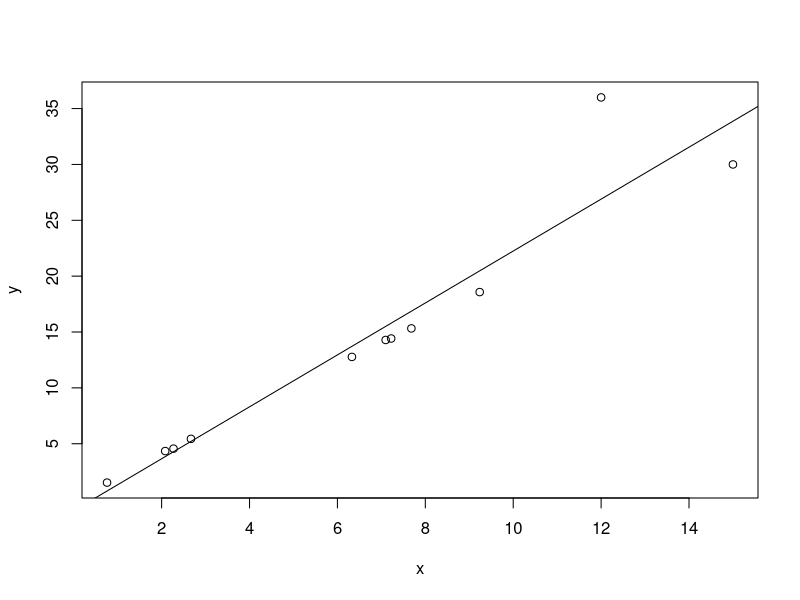
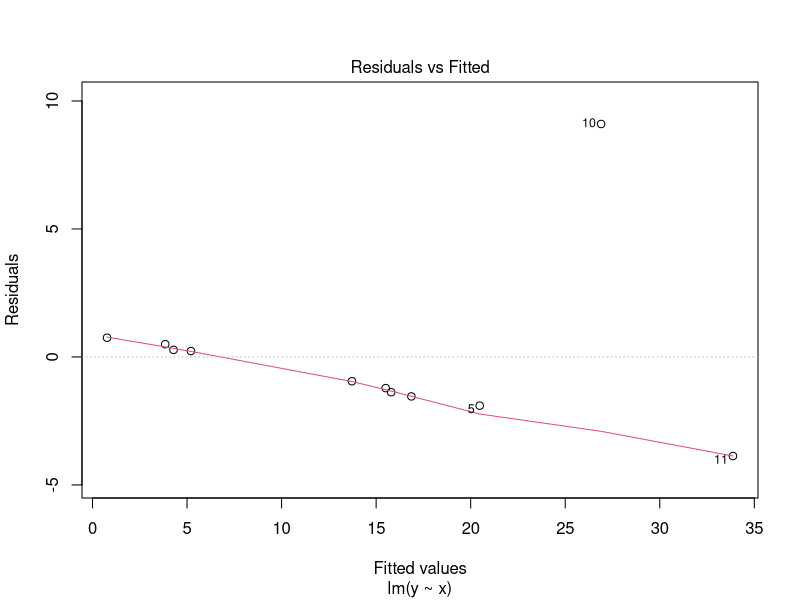
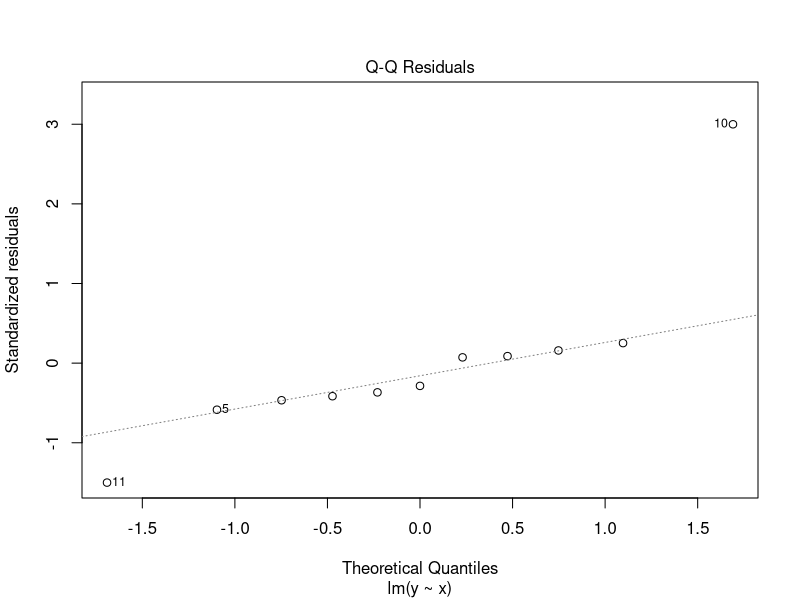
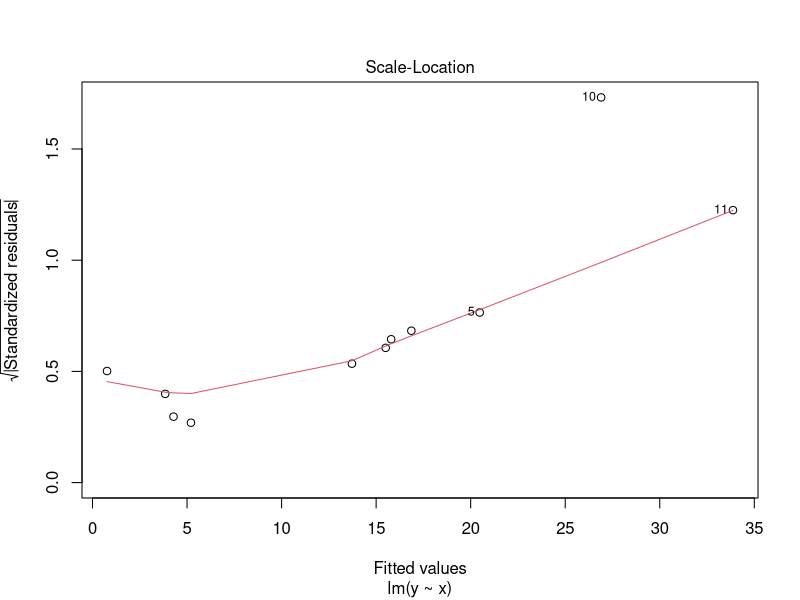
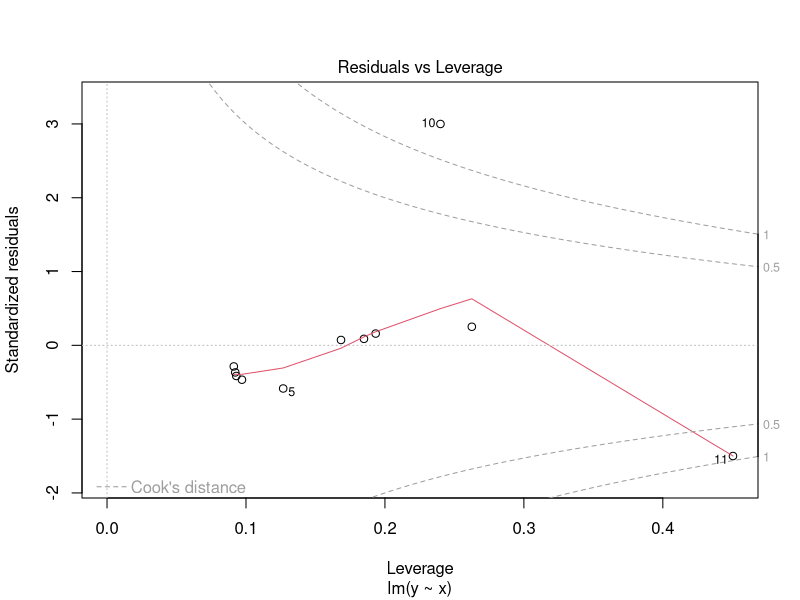
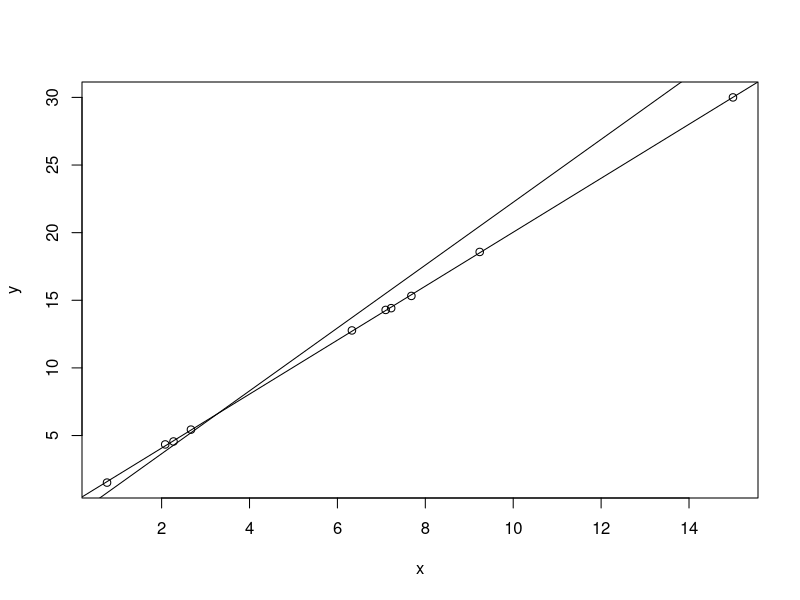
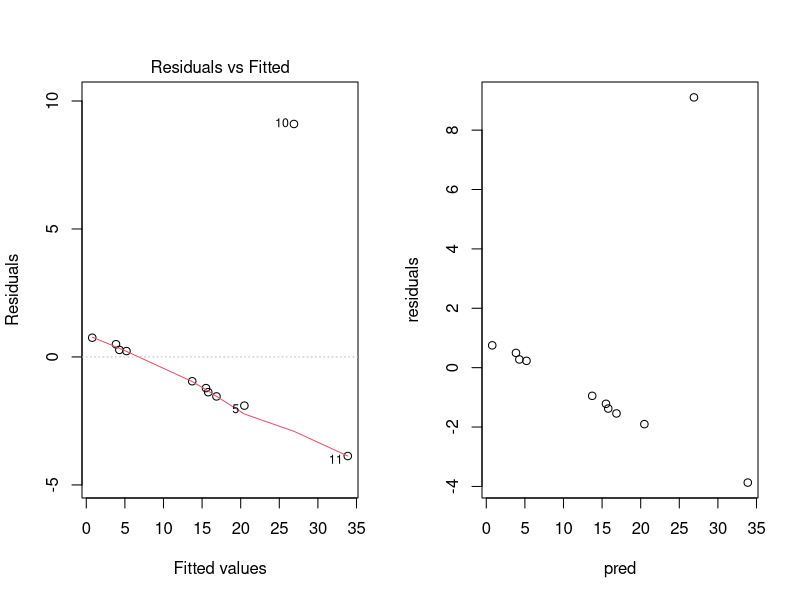
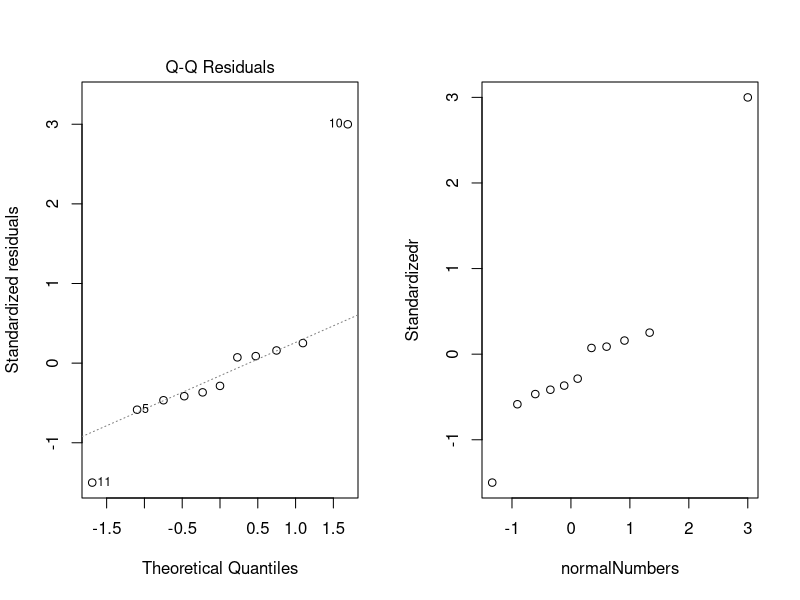

Write R code to recreate these figures, in order.


data("swiss")


Model1 <- lm(Fertility~Agriculture,data=swiss)



n <- length(swiss$Agriculture)

x <- swiss$Agriculture

x <- cbind(1,x)

Xmean <- mean(x[,2])
XSigma <- sd(x[,2])


#These 3 are the same:
HatValues3 <- (1/n)+(1/(n-1)*((x-Xmean)/XSigma)^2)
#The first just works with 1 parameter

H <- x %*% solve(t(x) %*% x) %*% t(x)

HatValues2 <- diag(H)

HatValues <- hatvalues(Model1)

#----------------------------------------

Sigma <- summary(Model1)$sigma

e <- resid(Model1)

#These 2 are the same:
rstandard2 <- e/(Sigma*sqrt(1-HatValues))
rstandard <- rstandard(Model1)


#----------------------------------------------
set.seed(24)
x <- c(rnorm(9,mean=5,sd=5),12,15)

set.seed(23)
y <- c(2*x[1:9]+rnorm(9,sd=0.1),36,30)


fit1 <- lm(y~x)

plot(x,y)
abline(fit1)

Hat <- hatvalues(fit1)

n <- length(x) 
k <- 2 #Number of parameters including intercept
cutoff <- 2*k/n

Hat>cutoff

dfbeta(fit1)

#Very high rstudent in 10th:
rstudent(fit1)
rstandard(fit1)

plot(fit1)

x <- x[-10]
y <- y[-10]

fit2 <- lm(y~x)
plot(x,y)
abline(fit1)
abline(fit2)

#These 2 are equal:
Cook.Distance <- cooks.distance(fit1)

Cook.Distance2 <- 1/k*(rstandard(fit1))^2*(Hat/(1-Hat))





#Residual vs Fitted Values:

residuals <- resid(fit1)

pred <- predict(fit1)

par(mfrow=c(1,2)) 
plot(fit1,which=1)
plot(pred,residuals)


#Normal QQ:


Standardizedr <- rstandard(fit1)[order(rstandard(fit1))]

normalNumbers <- numeric(n)
for (i in 1:n)
          {normalNumbers[i]=qnorm(i/n)
}
normalNumbers[11]=3

par(mfrow=c(1,2)) 
plot(fit1,which=2)
plot(normalNumbers,Standardizedr)


#Standardized residuals vs Fitted Value

Standardizedr <- rstandard(fit1)
par(mfrow=c(1,2)) 
plot(fit1,which=3)
plot(pred,sqrt(abs(Standardizedr)))


#Residuals VS Leverage


par(mfrow=c(1,2)) 
plot(fit1,which=5)
plot(Hat,Standardizedr)










